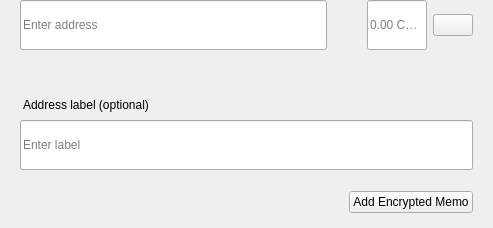
<?xml version="1.0" encoding="UTF-8"?>
<ui version="4.0">
 <class>SendMultiRow</class>
 <widget class="QWidget" name="SendMultiRow">
  <property name="geometry">
   <rect>
    <x>0</x>
    <y>0</y>
    <width>493</width>
    <height>228</height>
   </rect>
  </property>
  <property name="minimumSize">
   <size>
    <width>0</width>
    <height>0</height>
   </size>
  </property>
  <property name="maximumSize">
   <size>
    <width>16777215</width>
    <height>16777215</height>
   </size>
  </property>
  <property name="windowTitle">
   <string>Form</string>
  </property>
  <layout class="QVBoxLayout" name="verticalLayout_3">
   <property name="spacing">
    <number>0</number>
   </property>
   <property name="leftMargin">
    <number>0</number>
   </property>
   <property name="topMargin">
    <number>0</number>
   </property>
   <property name="rightMargin">
    <number>20</number>
   </property>
   <property name="bottomMargin">
    <number>5</number>
   </property>
   <item alignment="Qt::AlignTop">
    <widget class="QWidget" name="widget" native="true">
     <property name="sizePolicy">
      <sizepolicy hsizetype="Expanding" vsizetype="Maximum">
       <horstretch>0</horstretch>
       <verstretch>0</verstretch>
      </sizepolicy>
     </property>
     <property name="minimumSize">
      <size>
       <width>0</width>
       <height>60</height>
      </size>
     </property>
     <property name="maximumSize">
      <size>
       <width>16777215</width>
       <height>85</height>
      </size>
     </property>
     <layout class="QHBoxLayout" name="horizontalLayout" stretch="6,0,2">
      <property name="spacing">
       <number>0</number>
      </property>
      <property name="leftMargin">
       <number>8</number>
      </property>
      <property name="topMargin">
       <number>0</number>
      </property>
      <property name="rightMargin">
       <number>0</number>
      </property>
      <property name="bottomMargin">
       <number>0</number>
      </property>
      <item alignment="Qt::AlignTop">
       <widget class="QStackedWidget" name="stackedAddress">
        <property name="minimumSize">
         <size>
          <width>0</width>
          <height>50</height>
         </size>
        </property>
        <property name="maximumSize">
         <size>
          <width>16777215</width>
          <height>50</height>
         </size>
        </property>
        <widget class="QWidget" name="page_4">
         <property name="sizePolicy">
          <sizepolicy hsizetype="Expanding" vsizetype="Preferred">
           <horstretch>0</horstretch>
           <verstretch>0</verstretch>
          </sizepolicy>
         </property>
         <property name="minimumSize">
          <size>
           <width>0</width>
           <height>50</height>
          </size>
         </property>
         <property name="maximumSize">
          <size>
           <width>16777215</width>
           <height>55</height>
          </size>
         </property>
         <layout class="QVBoxLayout" name="verticalLayout_7">
          <property name="spacing">
           <number>0</number>
          </property>
          <property name="leftMargin">
           <number>12</number>
          </property>
          <property name="topMargin">
           <number>0</number>
          </property>
          <property name="rightMargin">
           <number>0</number>
          </property>
          <property name="bottomMargin">
           <number>0</number>
          </property>
          <item>
           <widget class="QLineEdit" name="lineEditAddress">
            <property name="minimumSize">
             <size>
              <width>0</width>
              <height>50</height>
             </size>
            </property>
            <property name="maximumSize">
             <size>
              <width>16777215</width>
              <height>50</height>
             </size>
            </property>
            <property name="placeholderText">
             <string>Enter address</string>
            </property>
           </widget>
          </item>
         </layout>
        </widget>
        <widget class="QWidget" name="page_3"/>
       </widget>
      </item>
      <item>
       <spacer name="horizontalSpacer_3">
        <property name="orientation">
         <enum>Qt::Horizontal</enum>
        </property>
        <property name="sizeType">
         <enum>QSizePolicy::Fixed</enum>
        </property>
        <property name="sizeHint" stdset="0">
         <size>
          <width>40</width>
          <height>20</height>
         </size>
        </property>
       </spacer>
      </item>
      <item>
       <layout class="QHBoxLayout" name="horizontalLayout_2">
        <property name="spacing">
         <number>6</number>
        </property>
        <item alignment="Qt::AlignTop">
         <widget class="QLineEdit" name="lineEditAmount">
          <property name="sizePolicy">
           <sizepolicy hsizetype="Expanding" vsizetype="Preferred">
            <horstretch>0</horstretch>
            <verstretch>0</verstretch>
           </sizepolicy>
          </property>
          <property name="minimumSize">
           <size>
            <width>0</width>
            <height>50</height>
           </size>
          </property>
          <property name="maximumSize">
           <size>
            <width>16777215</width>
            <height>50</height>
           </size>
          </property>
          <property name="maxLength">
           <number>17</number>
          </property>
          <property name="alignment">
           <set>Qt::AlignLeading|Qt::AlignLeft|Qt::AlignVCenter</set>
          </property>
          <property name="placeholderText">
           <string notr="true">0.00 CARI</string>
          </property>
         </widget>
        </item>
        <item>
         <layout class="QVBoxLayout" name="verticalLayout">
          <property name="topMargin">
           <number>14</number>
          </property>
          <property name="bottomMargin">
           <number>0</number>
          </property>
          <item alignment="Qt::AlignTop">
           <widget class="QPushButton" name="btnMenu">
            <property name="minimumSize">
             <size>
              <width>0</width>
              <height>0</height>
             </size>
            </property>
            <property name="maximumSize">
             <size>
              <width>16777215</width>
              <height>16777215</height>
             </size>
            </property>
            <property name="focusPolicy">
             <enum>Qt::NoFocus</enum>
            </property>
            <property name="text">
             <string/>
            </property>
           </widget>
          </item>
         </layout>
        </item>
       </layout>
      </item>
     </layout>
    </widget>
   </item>
   <item>
    <widget class="QWidget" name="layoutLabel" native="true">
     <property name="minimumSize">
      <size>
       <width>0</width>
       <height>0</height>
      </size>
     </property>
     <property name="maximumSize">
      <size>
       <width>16777215</width>
       <height>16777215</height>
      </size>
     </property>
     <layout class="QVBoxLayout" name="verticalLayout_9">
      <property name="spacing">
       <number>6</number>
      </property>
      <property name="leftMargin">
       <number>20</number>
      </property>
      <property name="topMargin">
       <number>0</number>
      </property>
      <property name="rightMargin">
       <number>0</number>
      </property>
      <property name="bottomMargin">
       <number>10</number>
      </property>
      <item>
       <spacer name="verticalSpacer">
        <property name="orientation">
         <enum>Qt::Vertical</enum>
        </property>
        <property name="sizeType">
         <enum>QSizePolicy::Fixed</enum>
        </property>
        <property name="sizeHint" stdset="0">
         <size>
          <width>20</width>
          <height>20</height>
         </size>
        </property>
       </spacer>
      </item>
      <item>
       <widget class="QLabel" name="labelSubtitleDescription">
        <property name="styleSheet">
         <string notr="true">margin-bottom:2px;
margin-left:0.05px;
padding:0px;</string>
        </property>
        <property name="text">
         <string>Address label (optional)</string>
        </property>
       </widget>
      </item>
      <item>
       <widget class="QLineEdit" name="lineEditDescription">
        <property name="minimumSize">
         <size>
          <width>0</width>
          <height>50</height>
         </size>
        </property>
        <property name="maximumSize">
         <size>
          <width>16777215</width>
          <height>50</height>
         </size>
        </property>
        <property name="placeholderText">
         <string>Enter label</string>
        </property>
       </widget>
      </item>
      <item>
       <spacer name="verticalSpacer_2">
        <property name="orientation">
         <enum>Qt::Vertical</enum>
        </property>
        <property name="sizeType">
         <enum>QSizePolicy::Fixed</enum>
        </property>
        <property name="sizeHint" stdset="0">
         <size>
          <width>20</width>
          <height>15</height>
         </size>
        </property>
       </spacer>
      </item>
      <item>
       <widget class="QWidget" name="containerMemo" native="true">
        <layout class="QHBoxLayout" name="horizontalLayout_5">
         <property name="leftMargin">
          <number>0</number>
         </property>
         <property name="topMargin">
          <number>0</number>
         </property>
         <property name="rightMargin">
          <number>0</number>
         </property>
         <property name="bottomMargin">
          <number>0</number>
         </property>
         <item>
          <spacer name="horizontalSpacer">
           <property name="orientation">
            <enum>Qt::Horizontal</enum>
           </property>
           <property name="sizeHint" stdset="0">
            <size>
             <width>40</width>
             <height>20</height>
            </size>
           </property>
          </spacer>
         </item>
         <item>
          <widget class="QPushButton" name="btnAddMemo">
           <property name="text">
            <string notr="true">Add Encrypted Memo</string>
           </property>
          </widget>
         </item>
        </layout>
       </widget>
      </item>
     </layout>
    </widget>
   </item>
  </layout>
 </widget>
 <resources/>
 <connections/>
</ui>
